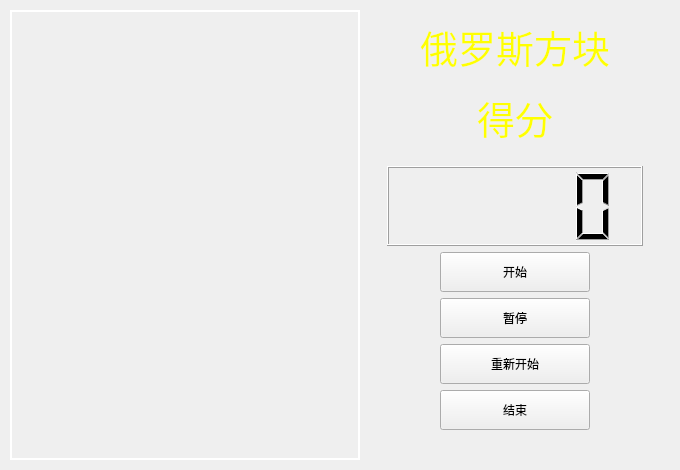
<?xml version="1.0" encoding="UTF-8"?>
<ui version="4.0">
 <class>Panel</class>
 <widget class="QWidget" name="Panel">
  <property name="geometry">
   <rect>
    <x>0</x>
    <y>0</y>
    <width>680</width>
    <height>470</height>
   </rect>
  </property>
  <property name="minimumSize">
   <size>
    <width>680</width>
    <height>470</height>
   </size>
  </property>
  <property name="maximumSize">
   <size>
    <width>680</width>
    <height>470</height>
   </size>
  </property>
  <property name="windowTitle">
   <string>俄罗斯方块</string>
  </property>
  <property name="windowIcon">
   <iconset resource="../../Qrc/Qrc.qrc">
    <normaloff>:/icon/Image/icon/icon.png</normaloff>:/icon/Image/icon/icon.png</iconset>
  </property>
  <property name="styleSheet">
   <string notr="true">QGraphicsView{
	background:transparent;
	border:2px solid white;
}

QLabel#label_score,#label_gameLevel{
	font:38px 75;
	color:yellow;
}
</string>
  </property>
  <layout class="QHBoxLayout" name="horizontalLayout_4">
   <property name="spacing">
    <number>0</number>
   </property>
   <property name="leftMargin">
    <number>10</number>
   </property>
   <property name="topMargin">
    <number>10</number>
   </property>
   <property name="rightMargin">
    <number>10</number>
   </property>
   <property name="bottomMargin">
    <number>10</number>
   </property>
   <item>
    <widget class="QGraphicsView" name="GraphicsView">
     <property name="minimumSize">
      <size>
       <width>350</width>
       <height>450</height>
      </size>
     </property>
     <property name="maximumSize">
      <size>
       <width>350</width>
       <height>450</height>
      </size>
     </property>
    </widget>
   </item>
   <item>
    <layout class="QGridLayout" name="gridLayout">
     <property name="spacing">
      <number>0</number>
     </property>
     <item row="2" column="1">
      <spacer name="verticalSpacer_3">
       <property name="orientation">
        <enum>Qt::Vertical</enum>
       </property>
       <property name="sizeType">
        <enum>QSizePolicy::Fixed</enum>
       </property>
       <property name="sizeHint" stdset="0">
        <size>
         <width>20</width>
         <height>30</height>
        </size>
       </property>
      </spacer>
     </item>
     <item row="0" column="1">
      <spacer name="verticalSpacer_2">
       <property name="orientation">
        <enum>Qt::Vertical</enum>
       </property>
       <property name="sizeType">
        <enum>QSizePolicy::Preferred</enum>
       </property>
       <property name="sizeHint" stdset="0">
        <size>
         <width>20</width>
         <height>30</height>
        </size>
       </property>
      </spacer>
     </item>
     <item row="1" column="0">
      <spacer name="horizontalSpacer_7">
       <property name="orientation">
        <enum>Qt::Horizontal</enum>
       </property>
       <property name="sizeType">
        <enum>QSizePolicy::Preferred</enum>
       </property>
       <property name="sizeHint" stdset="0">
        <size>
         <width>40</width>
         <height>20</height>
        </size>
       </property>
      </spacer>
     </item>
     <item row="1" column="2">
      <spacer name="horizontalSpacer_8">
       <property name="orientation">
        <enum>Qt::Horizontal</enum>
       </property>
       <property name="sizeType">
        <enum>QSizePolicy::Preferred</enum>
       </property>
       <property name="sizeHint" stdset="0">
        <size>
         <width>40</width>
         <height>20</height>
        </size>
       </property>
      </spacer>
     </item>
     <item row="1" column="1">
      <layout class="QVBoxLayout" name="verticalLayout_3">
       <item>
        <layout class="QHBoxLayout" name="horizontalLayout_3">
         <property name="spacing">
          <number>0</number>
         </property>
         <item>
          <spacer name="horizontalSpacer_5">
           <property name="orientation">
            <enum>Qt::Horizontal</enum>
           </property>
           <property name="sizeHint" stdset="0">
            <size>
             <width>40</width>
             <height>20</height>
            </size>
           </property>
          </spacer>
         </item>
         <item>
          <widget class="QLabel" name="label_gameLevel">
           <property name="font">
            <font>
             <family>75</family>
             <pointsize>-1</pointsize>
             <weight>50</weight>
             <italic>false</italic>
             <bold>false</bold>
             <underline>false</underline>
            </font>
           </property>
           <property name="text">
            <string>俄罗斯方块</string>
           </property>
           <property name="alignment">
            <set>Qt::AlignCenter</set>
           </property>
          </widget>
         </item>
         <item>
          <spacer name="horizontalSpacer_6">
           <property name="orientation">
            <enum>Qt::Horizontal</enum>
           </property>
           <property name="sizeHint" stdset="0">
            <size>
             <width>40</width>
             <height>20</height>
            </size>
           </property>
          </spacer>
         </item>
        </layout>
       </item>
       <item>
        <spacer name="verticalSpacer">
         <property name="orientation">
          <enum>Qt::Vertical</enum>
         </property>
         <property name="sizeType">
          <enum>QSizePolicy::Expanding</enum>
         </property>
         <property name="sizeHint" stdset="0">
          <size>
           <width>20</width>
           <height>30</height>
          </size>
         </property>
        </spacer>
       </item>
       <item>
        <layout class="QVBoxLayout" name="verticalLayout_2">
         <property name="spacing">
          <number>20</number>
         </property>
         <item>
          <layout class="QHBoxLayout" name="horizontalLayout">
           <property name="spacing">
            <number>0</number>
           </property>
           <item>
            <spacer name="horizontalSpacer_2">
             <property name="orientation">
              <enum>Qt::Horizontal</enum>
             </property>
             <property name="sizeHint" stdset="0">
              <size>
               <width>40</width>
               <height>20</height>
              </size>
             </property>
            </spacer>
           </item>
           <item>
            <widget class="QLabel" name="label_score">
             <property name="text">
              <string>得分</string>
             </property>
             <property name="alignment">
              <set>Qt::AlignCenter</set>
             </property>
            </widget>
           </item>
           <item>
            <spacer name="horizontalSpacer">
             <property name="orientation">
              <enum>Qt::Horizontal</enum>
             </property>
             <property name="sizeHint" stdset="0">
              <size>
               <width>40</width>
               <height>20</height>
              </size>
             </property>
            </spacer>
           </item>
          </layout>
         </item>
         <item>
          <widget class="QLCDNumber" name="LCDNum_Score">
           <property name="minimumSize">
            <size>
             <width>0</width>
             <height>80</height>
            </size>
           </property>
           <property name="maximumSize">
            <size>
             <width>16777215</width>
             <height>80</height>
            </size>
           </property>
           <property name="frameShape">
            <enum>QFrame::Box</enum>
           </property>
           <property name="frameShadow">
            <enum>QFrame::Raised</enum>
           </property>
           <property name="intValue" stdset="0">
            <number>0</number>
           </property>
          </widget>
         </item>
        </layout>
       </item>
       <item>
        <layout class="QHBoxLayout" name="horizontalLayout_2">
         <item>
          <spacer name="horizontalSpacer_4">
           <property name="orientation">
            <enum>Qt::Horizontal</enum>
           </property>
           <property name="sizeHint" stdset="0">
            <size>
             <width>40</width>
             <height>20</height>
            </size>
           </property>
          </spacer>
         </item>
         <item>
          <layout class="QVBoxLayout" name="verticalLayout">
           <item>
            <widget class="QPushButton" name="pbt_startGame">
             <property name="minimumSize">
              <size>
               <width>150</width>
               <height>40</height>
              </size>
             </property>
             <property name="text">
              <string>开始</string>
             </property>
            </widget>
           </item>
           <item>
            <widget class="QPushButton" name="pbt_pauseGame">
             <property name="minimumSize">
              <size>
               <width>150</width>
               <height>40</height>
              </size>
             </property>
             <property name="text">
              <string>暂停</string>
             </property>
            </widget>
           </item>
           <item>
            <widget class="QPushButton" name="pbt_restart">
             <property name="minimumSize">
              <size>
               <width>150</width>
               <height>40</height>
              </size>
             </property>
             <property name="text">
              <string>重新开始</string>
             </property>
            </widget>
           </item>
           <item>
            <widget class="QPushButton" name="pbt_stopGame">
             <property name="minimumSize">
              <size>
               <width>150</width>
               <height>40</height>
              </size>
             </property>
             <property name="text">
              <string>结束</string>
             </property>
            </widget>
           </item>
          </layout>
         </item>
         <item>
          <spacer name="horizontalSpacer_3">
           <property name="orientation">
            <enum>Qt::Horizontal</enum>
           </property>
           <property name="sizeHint" stdset="0">
            <size>
             <width>40</width>
             <height>20</height>
            </size>
           </property>
          </spacer>
         </item>
        </layout>
       </item>
      </layout>
     </item>
    </layout>
   </item>
  </layout>
 </widget>
 <layoutdefault spacing="6" margin="11"/>
 <resources>
  <include location="../../Qrc/Qrc.qrc"/>
 </resources>
 <connections/>
</ui>
